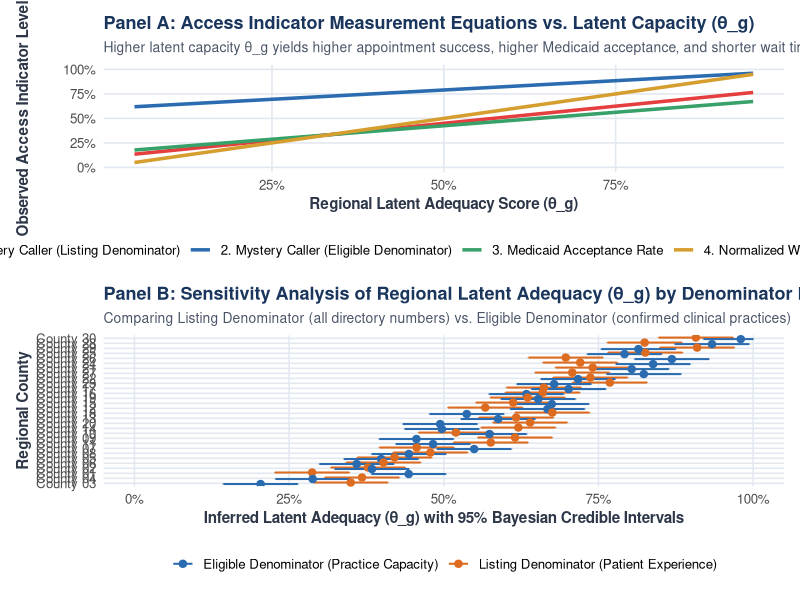
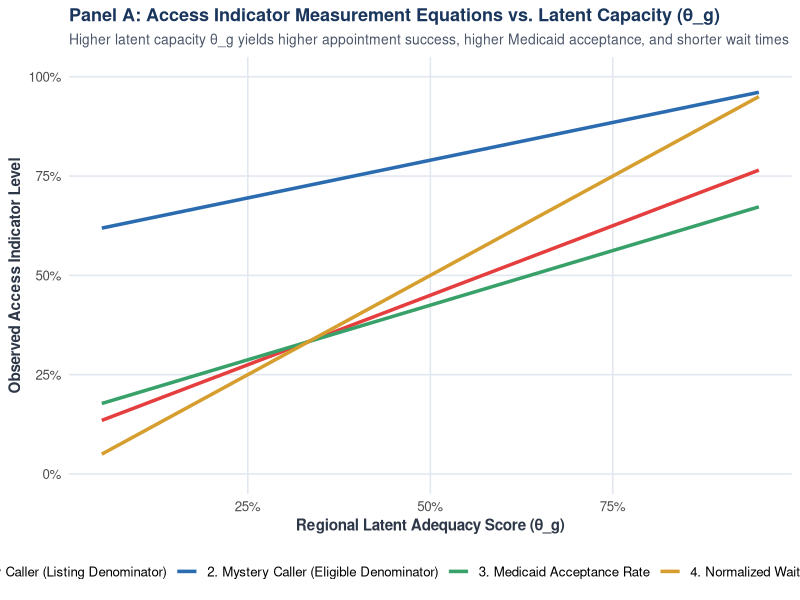
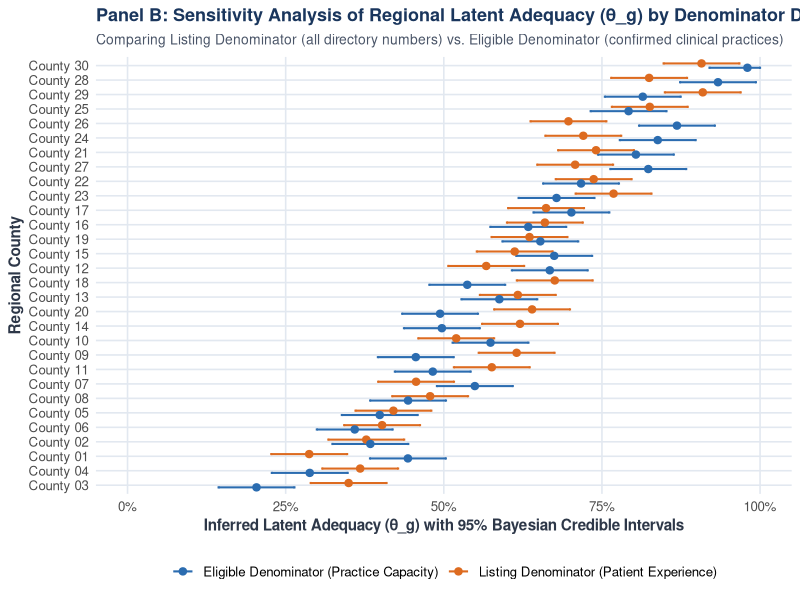

Write the R code that produced these figures, in order.
#!/usr/bin/env Rscript
# =============================================================================
# Generate Latent Adequacy (theta_g) Conceptual & Sensitivity Figures
# =============================================================================

suppressPackageStartupMessages({
  library(ggplot2)
  library(dplyr)
  library(tibble)
  library(tidyr)
  library(patchwork)
})

cat("Generating Latent Adequacy (theta_g) & Regional Sensitivity Figures...\n")

dir.create("artifacts/figures", recursive = TRUE, showWarnings = FALSE)

theme_urps <- function() {
  theme_minimal(base_size = 12) +
    theme(
      plot.title = element_text(face = "bold", size = 13, color = "#1a365d"),
      plot.subtitle = element_text(size = 10, color = "#4a5568"),
      axis.title = element_text(face = "bold", size = 11, color = "#2d3748"),
      legend.position = "bottom",
      legend.title = element_blank(),
      panel.grid.minor = element_blank(),
      panel.grid.major = element_line(color = "#e2e8f0"),
      plot.background = element_rect(fill = "#ffffff", color = NA)
    )
}

# -----------------------------------------------------------------------------
# Figure A: Dual Denominator & Indicator Measurement Curves vs. theta_g
# -----------------------------------------------------------------------------
theta_grid <- seq(0.05, 0.95, length.out = 100)

curves_df <- tibble(
  theta = theta_grid,
  `1. Mystery Caller (Listing Denominator)` = 0.10 + 0.70 * theta_grid,
  `2. Mystery Caller (Eligible Denominator)` = 0.60 + 0.38 * theta_grid,
  `3. Medicaid Acceptance Rate` = 0.15 + 0.55 * theta_grid,
  `4. Normalized Wait Score (60 - Wait Days)/45` = (60 - (60 - 45 * theta_grid)) / 45
) %>%
  pivot_longer(cols = -theta, names_to = "indicator", values_to = "response")

p_curves <- ggplot(curves_df, aes(x = theta, y = response, color = indicator)) +
  geom_line(linewidth = 1.2) +
  scale_color_manual(values = c("#e53e3e", "#2b6cb0", "#38a169", "#d69e2e")) +
  scale_x_continuous(labels = scales::percent_format()) +
  scale_y_continuous(limits = c(0, 1), labels = scales::percent_format()) +
  labs(
    title = "Panel A: Access Indicator Measurement Equations vs. Latent Capacity (θ_g)",
    subtitle = "Higher latent capacity θ_g yields higher appointment success, higher Medicaid acceptance, and shorter wait times",
    x = "Regional Latent Adequacy Score (θ_g)",
    y = "Observed Access Indicator Level"
  ) +
  theme_urps()

# -----------------------------------------------------------------------------
# Figure B: Regional Sensitivity & Dual Denominator Comparison Across Counties
# -----------------------------------------------------------------------------
set.seed(20260821)
n_counties <- 30
county_ids <- sprintf("County %02d", 1:n_counties)

true_theta <- sort(stats::rbeta(n_counties, shape1 = 4.5, shape2 = 3.5))

# Calculate listing vs eligible estimates with uncertainty
sens_df <- tibble(
  geography = county_ids,
  theta_true = true_theta,
  `Listing Denominator (Patient Experience)` = pmax(0.02, pmin(0.98, (0.10 + 0.70 * true_theta + rnorm(n_counties, 0, 0.03) - 0.10) / 0.70)),
  `Eligible Denominator (Practice Capacity)` = pmax(0.02, pmin(0.98, (0.60 + 0.38 * true_theta + rnorm(n_counties, 0, 0.03) - 0.60) / 0.38)),
) %>%
  pivot_longer(cols = c(`Listing Denominator (Patient Experience)`, `Eligible Denominator (Practice Capacity)`), names_to = "denominator", values_to = "theta_est") %>%
  mutate(
    ci_lo = pmax(0, theta_est - 0.06),
    ci_hi = pmin(1, theta_est + 0.06)
  )

p_sens <- ggplot(sens_df, aes(x = reorder(geography, theta_est), y = theta_est, color = denominator)) +
  geom_errorbar(aes(ymin = ci_lo, ymax = ci_hi), position = position_dodge(0.6), width = 0.3, linewidth = 0.7) +
  geom_point(position = position_dodge(0.6), size = 2.2) +
  scale_color_manual(values = c("#2b6cb0", "#dd6b20")) +
  scale_y_continuous(limits = c(0, 1), labels = scales::percent_format()) +
  coord_flip() +
  labs(
    title = "Panel B: Sensitivity Analysis of Regional Latent Adequacy (θ_g) by Denominator Definition",
    subtitle = "Comparing Listing Denominator (all directory numbers) vs. Eligible Denominator (confirmed clinical practices)",
    x = "Regional County",
    y = "Inferred Latent Adequacy (θ_g) with 95% Bayesian Credible Intervals"
  ) +
  theme_urps()

# Combine both panels into a single master figure
p_combined <- p_curves / p_sens + plot_layout(heights = c(1, 1.4))

ggsave("artifacts/figures/fig_latent_adequacy_explanation.png", p_combined, width = 10, height = 10, dpi = 300)
ggsave("artifacts/figures/fig_latent_adequacy_concept.png", p_curves, width = 9, height = 5.5, dpi = 300)
ggsave("artifacts/figures/fig_regional_sensitivity_map.png", p_sens, width = 9, height = 6.5, dpi = 300)

cat("Latent Adequacy & Regional Sensitivity Figures successfully generated!\n")
